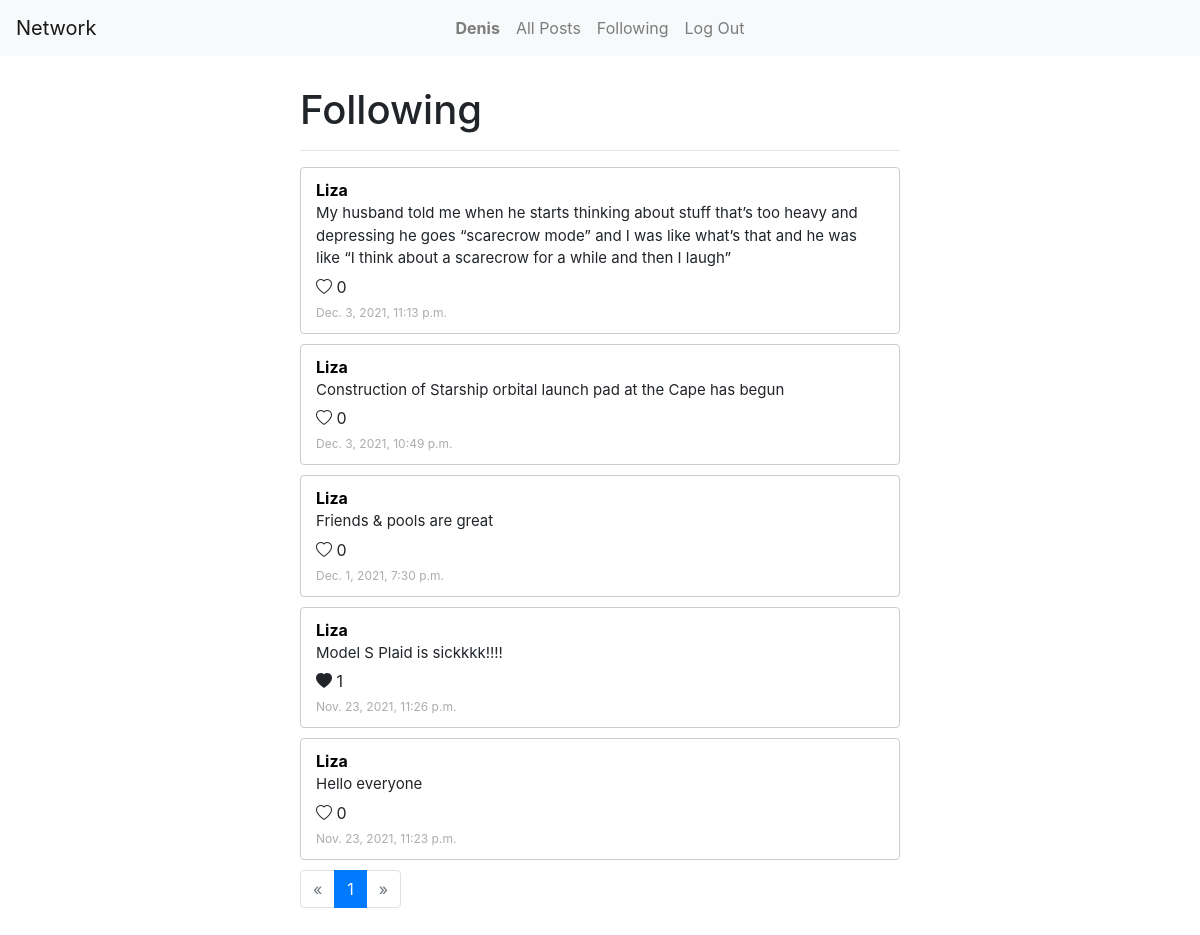
Before: /following_view/ (signed in) with the older database file.
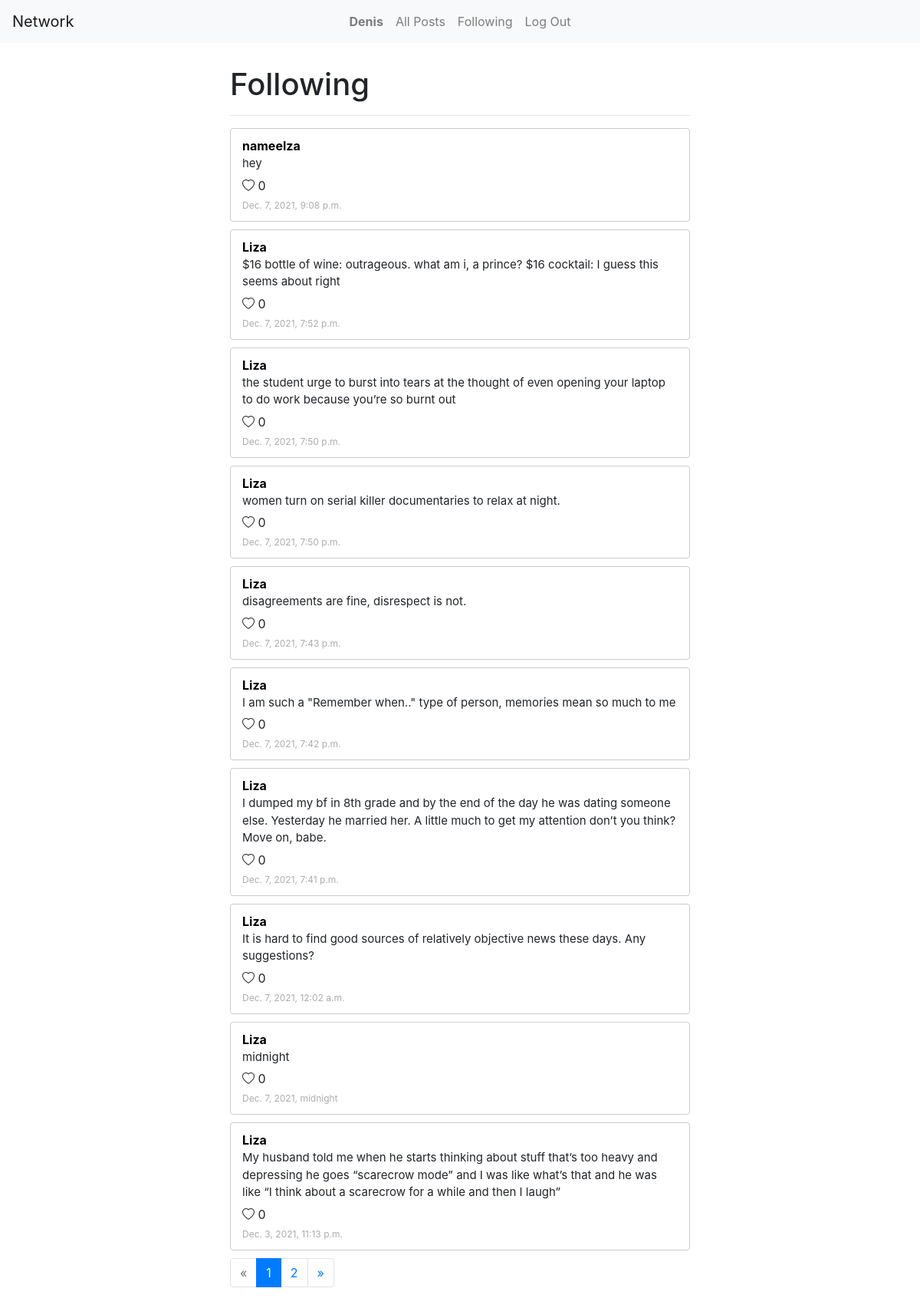
After: the same page with the newer database file.
### network/models.py (models this page shows)
class Posts(models.Model):
    content = models.TextField()
    date =  models.DateTimeField(auto_now_add=True)
    user = models.ForeignKey(User, on_delete=models.CASCADE)
    likers = models.ManyToManyField(User, related_name='liked', blank=True)
    likesCount = models.IntegerField(default=0)

class User(AbstractUser):
    pass

### network/views.py (the view)
# urls.py: path("following_view/", views.following_view, name="following_view"),
def following_view(request):
    if request.user.is_authenticated:
        user = request.user
        following = User_Followers.objects.filter(follower=user)
        posts = []
        for follower in following:
            for post in Posts.objects.filter(user=follower.user):
                posts.append(post)
        posts = sorted(posts, key=lambda post: post.date, reverse=True)
        paginator = Paginator(posts, 10)
        page_number = request.GET.get('page')
        page_obj = paginator.get_page(page_number)
        return render(request, "network/index.html",  {
            "page_obj": page_obj,
        })
    else:
        return render(request, "network/login.html")

### network/templates/network/index.html (shortened to what this page needs)
{% extends "network/layout.html" %}
{% block body %}
{% if all %}
  <h1>All Posts</h1>
  <hr />
  <div class="post" id="newPost">
    <form action="{% url 'index' %}" method="POST">
      {% csrf_token %}
      <div class="form-group">
        <textarea
          placeholder="What's up?"
          name="content"
          class="form-control w-100"
          maxlength="300"
        ></textarea>
      </div>
      <input class="btn btn-primary" type="submit" value="Post" />
    </form>
  </div>
{% else %}
  <h1>Following</h1>
  <hr />
{% endif %}
{% for post in page_obj%}
<div class="post">
  <a href="{% url 'profile' post.user.username %}"><div class="username">{{post.user.username}}</div></a>
  <p class="content" id="content-{{post.id}}">{{post.content}}</p>
  <div id="likeIcon">
    <span>
      {% if user in post.likers.all %}
      <i class="like_button bi bi-heart-fill" data-id="{{post.id}}"></i>
      {% else %}
      <i class="like_button bi bi-heart" data-id="{{post.id}}"></i>
      {% endif %}
      <span id="likes-{{post.id}}">{{post.likesCount}}</span>
    </span>
  </div>
  <small>{{post.date}}</small>
</div>
{%endfor%}
{% if page_obj %}
<nav aria-label="Page navigation">
  <ul class="pagination">
    {% if page_obj.has_previous %}
    <li class="page-item">
      <a class="page-link" href="?page={{ page_obj.previous_page_number }}" aria-label="Previous">
        <span aria-hidden="true">&laquo;</span>
      </a>
    </li>
    {% else %}
    <li class="page-item disabled">
      <a class="page-link" href="#" aria-label="Previous">
        <span aria-hidden="true">&laquo;</span>
      </a>
    </li>
    {% endif %}
    {% for page in page_obj.paginator.page_range %}
    {% if page == page_obj.number %}
    <li class="page-item active">
      <a class="page-link" href="?page={{ page }}">{{ page }}</a>
    </li>
    {% else %}
    <li class="page-item">
      <a class="page-link" href="?page={{ page }}">{{ page }}</a>
    </li>
    {% endif %}
    {% endfor %}
    {% if page_obj.has_next %}
    <li class="page-item">
      <a class="page-link" href="?page={{ page_obj.next_page_number }}" aria-label="Next">
        <span aria-hidden="true">&raquo;</span>
      </a>
    </li>
    {% else %}
    <li class="page-item disabled">
      <a class="page-link" href="#" aria-label="Next">
        <span aria-hidden="true">&raquo;</span>
      </a>
    </li>
    {% endif %}
  </ul>
</nav>
{% endif %}
{% endblock %}

Changed rows visible on the page:
no longer on this page (row unchanged): Posts: user.username "Liza", content "Construction of Starship orbital launch pad at the Cape has begun", likesCount "0", date "Dec. 3, 2021, 10:49 p.m."
no longer on this page (row edited): Posts: user.username "Liza", content "Friends & pools are great", likesCount "0", date "Dec. 1, 2021, 7:30 p.m."
no longer on this page (row edited): Posts: user.username "Liza", content "Model S Plaid is sickkkk!!!!", likesCount "1", date "Nov. 23, 2021, 11:26 p.m."
no longer on this page (row unchanged): Posts: user.username "Liza", content "Hello everyone", likesCount "0", date "Nov. 23, 2021, 11:23 p.m."
added Posts: user.username "nameelza", content "hey", likesCount "0", date "Dec. 7, 2021, 9:08 p.m."
added Posts: user.username "Liza", content "$16 bottle of wine: outrageous. what am i, a prince? $16 cocktail: I guess this seems about right", likesCount "0", date "Dec. 7, 2021, 7:52 p.m."
added Posts: user.username "Liza", content "the student urge to burst into tears at the thought of even opening your laptop to do work because you’re so burnt out", likesCount "0", date "Dec. 7, 2021, 7:50 p.m."
added Posts: user.username "Liza", content "women turn on serial killer documentaries to relax at night.", likesCount "0", date "Dec. 7, 2021, 7:50 p.m."
added Posts: user.username "Liza", content "disagreements are fine, disrespect is not.", likesCount "0", date "Dec. 7, 2021, 7:43 p.m."
added Posts: user.username "Liza", content "I am such a \"Remember when..\" type of person, memories mean so much to me", likesCount "0", date "Dec. 7, 2021, 7:42 p.m."
added Posts: user.username "Liza", content "I dumped my bf in 8th grade and by the end of the day he was dating someone else. Yesterday he married her. A little much to get my attention don’t you think? Move on, babe.", likesCount "0", date "Dec. 7, 2021, 7:41 p.m."
added Posts: user.username "Liza", content "It is hard to find good sources of relatively objective news these days. Any suggestions?", likesCount "0", date "Dec. 7, 2021, 12:02 a.m."
added Posts: user.username "Liza", content "midnight", likesCount "0", date "Dec. 7, 2021, midnight"
Other visible differences:
new list line: "2"
